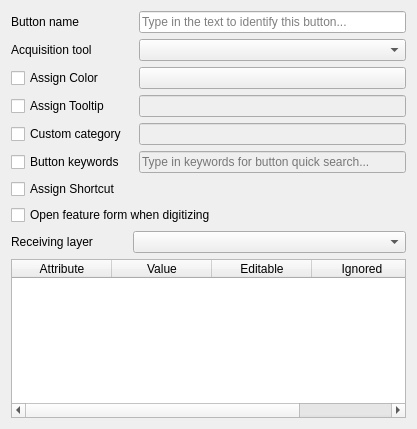
<?xml version="1.0" encoding="UTF-8"?>
<ui version="4.0">
 <class>ButtonPropWidget</class>
 <widget class="QWidget" name="ButtonPropWidget">
  <property name="geometry">
   <rect>
    <x>0</x>
    <y>0</y>
    <width>417</width>
    <height>429</height>
   </rect>
  </property>
  <property name="windowTitle">
   <string>Form</string>
  </property>
  <layout class="QGridLayout" name="gridLayout">
   <item row="6" column="2">
    <widget class="ShortcutChooserWidget" name="shortcutWidget" native="true">
     <property name="enabled">
      <bool>false</bool>
     </property>
     <property name="sizePolicy">
      <sizepolicy hsizetype="Preferred" vsizetype="Fixed">
       <horstretch>0</horstretch>
       <verstretch>0</verstretch>
      </sizepolicy>
     </property>
    </widget>
   </item>
   <item row="10" column="0" colspan="3">
    <widget class="QTableWidget" name="attributeTableWidget">
     <property name="enabled">
      <bool>true</bool>
     </property>
     <column>
      <property name="text">
       <string>Attribute</string>
      </property>
     </column>
     <column>
      <property name="text">
       <string>Value</string>
      </property>
     </column>
     <column>
      <property name="text">
       <string>Editable</string>
      </property>
     </column>
     <column>
      <property name="text">
       <string>Ignored</string>
      </property>
     </column>
    </widget>
   </item>
   <item row="3" column="0">
    <widget class="QCheckBox" name="tooltipCheckBox">
     <property name="text">
      <string>Assign Tooltip</string>
     </property>
    </widget>
   </item>
   <item row="2" column="0">
    <widget class="QCheckBox" name="colorCheckBox">
     <property name="text">
      <string>Assign Color</string>
     </property>
    </widget>
   </item>
   <item row="7" column="0" colspan="3">
    <widget class="QCheckBox" name="openFormCheckBox">
     <property name="text">
      <string>Open feature form when digitizing</string>
     </property>
    </widget>
   </item>
   <item row="0" column="2">
    <widget class="QLineEdit" name="nameLineEdit">
     <property name="sizePolicy">
      <sizepolicy hsizetype="MinimumExpanding" vsizetype="Minimum">
       <horstretch>0</horstretch>
       <verstretch>0</verstretch>
      </sizepolicy>
     </property>
     <property name="placeholderText">
      <string>Type in the text to identify this button...</string>
     </property>
    </widget>
   </item>
   <item row="5" column="0">
    <widget class="QCheckBox" name="keywordCheckBox">
     <property name="text">
      <string>Button keywords</string>
     </property>
    </widget>
   </item>
   <item row="0" column="0">
    <widget class="QLabel" name="label">
     <property name="text">
      <string>Button name</string>
     </property>
    </widget>
   </item>
   <item row="4" column="2">
    <widget class="QLineEdit" name="categoryLineEdit">
     <property name="enabled">
      <bool>false</bool>
     </property>
    </widget>
   </item>
   <item row="1" column="0">
    <widget class="QLabel" name="label_2">
     <property name="text">
      <string>Acquisition tool</string>
     </property>
    </widget>
   </item>
   <item row="9" column="0">
    <widget class="QLabel" name="label_3">
     <property name="text">
      <string>Receiving layer</string>
     </property>
    </widget>
   </item>
   <item row="4" column="0">
    <widget class="QCheckBox" name="categoryCheckBox">
     <property name="text">
      <string>Custom category</string>
     </property>
    </widget>
   </item>
   <item row="3" column="2">
    <widget class="QLineEdit" name="toolTipLineEdit">
     <property name="enabled">
      <bool>false</bool>
     </property>
    </widget>
   </item>
   <item row="5" column="2">
    <widget class="QLineEdit" name="keywordLineEdit">
     <property name="enabled">
      <bool>false</bool>
     </property>
     <property name="toolTip">
      <string>Keywords should be space separated, avoid punctuations</string>
     </property>
     <property name="text">
      <string/>
     </property>
     <property name="placeholderText">
      <string>Type in keywords for button quick search...</string>
     </property>
    </widget>
   </item>
   <item row="2" column="2">
    <widget class="QgsColorButton" name="mColorButton"/>
   </item>
   <item row="1" column="2">
    <widget class="QComboBox" name="toolComboBox"/>
   </item>
   <item row="6" column="0">
    <widget class="QCheckBox" name="shortcutCheckBox">
     <property name="text">
      <string>Assign Shortcut</string>
     </property>
    </widget>
   </item>
   <item row="9" column="1" colspan="2">
    <widget class="QgsMapLayerComboBox" name="mMapLayerComboBox"/>
   </item>
  </layout>
 </widget>
 <customwidgets>
  <customwidget>
   <class>QgsColorButton</class>
   <extends>QPushButton</extends>
   <header>qgscolorbutton.h</header>
  </customwidget>
  <customwidget>
   <class>QgsMapLayerComboBox</class>
   <extends>QComboBox</extends>
   <header>qgsmaplayercombobox.h</header>
  </customwidget>
  <customwidget>
   <class>ShortcutChooserWidget</class>
   <extends>QWidget</extends>
   <header>DsgTools.gui.CustomWidgets.BasicInterfaceWidgets.shortcutChooserWidget.h</header>
   <container>1</container>
  </customwidget>
 </customwidgets>
 <resources/>
 <connections/>
</ui>
